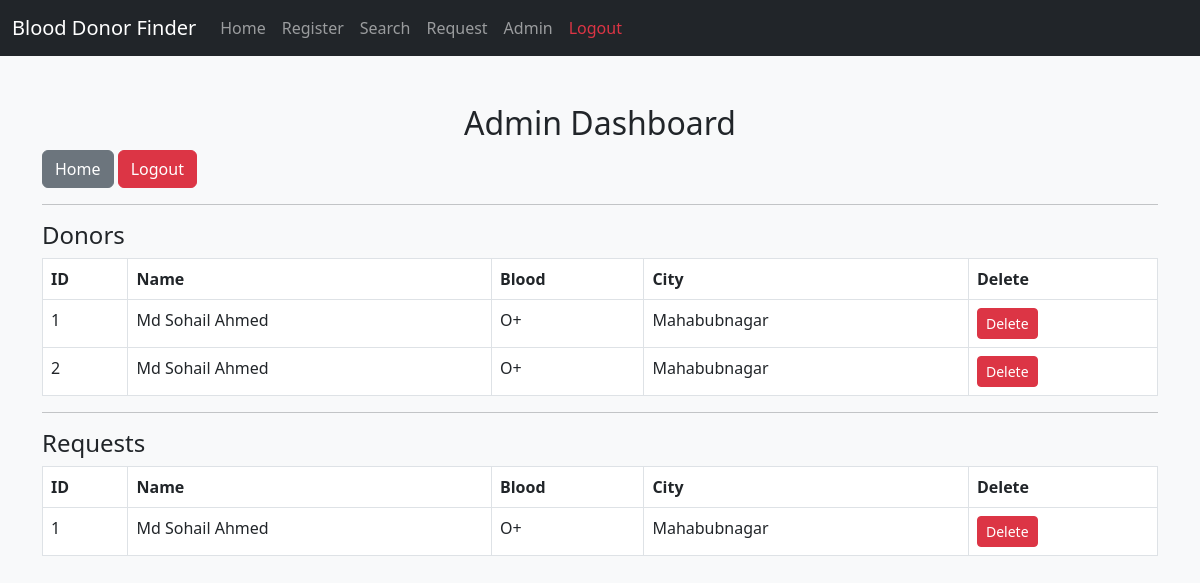
/admin, run on an earlier commit of the app's database.
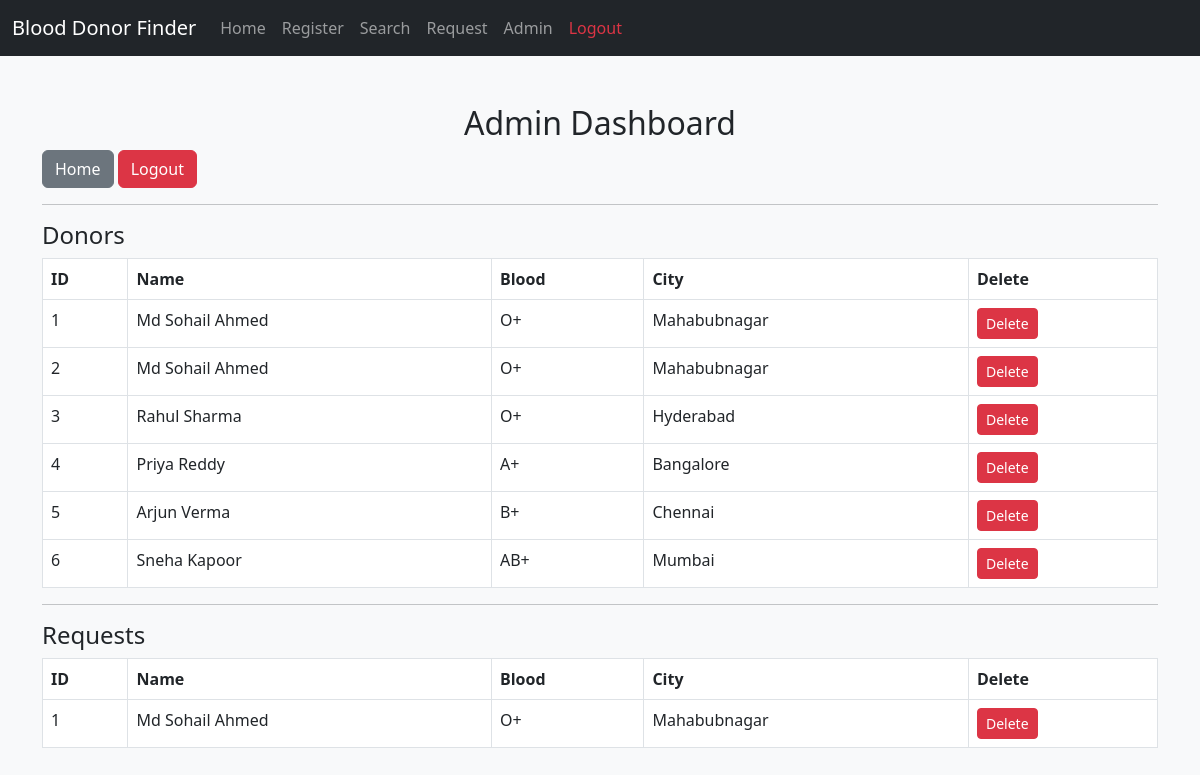
And on a later commit of the database.
### tables this page shows
CREATE TABLE donors (
    id INTEGER PRIMARY KEY AUTOINCREMENT,
    name TEXT,
    blood_group TEXT,
    city TEXT,
    phone TEXT,
    last_donation TEXT,
    available TEXT
);

CREATE TABLE requests (
    id INTEGER PRIMARY KEY AUTOINCREMENT,
    name TEXT,
    blood_group TEXT,
    city TEXT,
    contact TEXT,
    emergency TEXT,
    date TEXT
);

### app.py (the view)
@app.route("/admin")
def admin():
    conn = sqlite3.connect("database.db")
    cursor = conn.cursor()
    cursor.execute("SELECT * FROM donors")
    donors = cursor.fetchall()
    cursor.execute("SELECT * FROM requests")
    requests = cursor.fetchall()
    conn.close()
    return render_template(
        "admin.html",
        donors=donors,
        requests=requests
    )

### templates/admin.html (shortened to what this page needs)
<!DOCTYPE html>
<html>
<head>
    <link
      href="https://cdn.jsdelivr.net/npm/bootstrap@5.3.0/dist/css/bootstrap.min.css"
      rel="stylesheet"
    >
</head>
<body class="bg-light">
{% include "navbar.html" %}
<div class="container mt-5">
    <h2 class="text-center">
        Admin Dashboard
    </h2>
    <a href="/" class="btn btn-secondary">
        Home
    </a>
    <a href="/logout" class="btn btn-danger">
    Logout
    </a>
    <hr>
    <h4>Donors</h4>
    <table class="table table-bordered">
        <tr>
            <th>ID</th>
            <th>Name</th>
            <th>Blood</th>
            <th>City</th>
            <th>Delete</th>
        </tr>
        {% for d in donors %}
        <tr>
            <td>{{ d[0] }}</td>
            <td>{{ d[1] }}</td>
            <td>{{ d[2] }}</td>
            <td>{{ d[3] }}</td>
            <td>
                <a href="/delete_donor/{{ d[0] }}"
                   class="btn btn-danger btn-sm">
                   Delete
                </a>
            </td>
        </tr>
        {% endfor %}
    </table>
    <hr>
    <h4>Requests</h4>
    <table class="table table-bordered">
        <tr>
            <th>ID</th>
            <th>Name</th>
            <th>Blood</th>
            <th>City</th>
            <th>Delete</th>
        </tr>
        {% for r in requests %}
        <tr>
            <td>{{ r[0] }}</td>
            <td>{{ r[1] }}</td>
            <td>{{ r[2] }}</td>
            <td>{{ r[3] }}</td>
            <td>
                <a href="/delete_request/{{ r[0] }}"
                   class="btn btn-danger btn-sm">
                   Delete
                </a>
            </td>
        </tr>
        {% endfor %}
    </table>
</div>
</body>
</html>

### templates/navbar.html (shortened to what this page needs)
<nav class="navbar navbar-expand-lg navbar-dark bg-dark">
<div class="container-fluid">
<a class="navbar-brand" href="/">
Blood Donor Finder
</a>
<div class="collapse navbar-collapse" id="navbarNav">
<ul class="navbar-nav">
<li class="nav-item">
<a class="nav-link" href="/">Home</a>
</li>
<li class="nav-item">
<a class="nav-link" href="/register">Register</a>
</li>
<li class="nav-item">
<a class="nav-link" href="/search">Search</a>
</li>
<li class="nav-item">
<a class="nav-link" href="/request">Request</a>
</li>
<li class="nav-item">
<a class="nav-link" href="/admin">Admin</a>
</li>
<li class="nav-item">
<a class="nav-link text-danger" href="/logout">Logout</a>
</li>
</ul>
</div>
</div>
</nav>

What changed in the data, as far as the page shows it:
added donors: id "3", name "Rahul Sharma", blood_group "O+", city "Hyderabad"
added donors: id "4", name "Priya Reddy", blood_group "A+", city "Bangalore"
added donors: id "5", name "Arjun Verma", blood_group "B+", city "Chennai"
added donors: id "6", name "Sneha Kapoor", blood_group "AB+", city "Mumbai"
